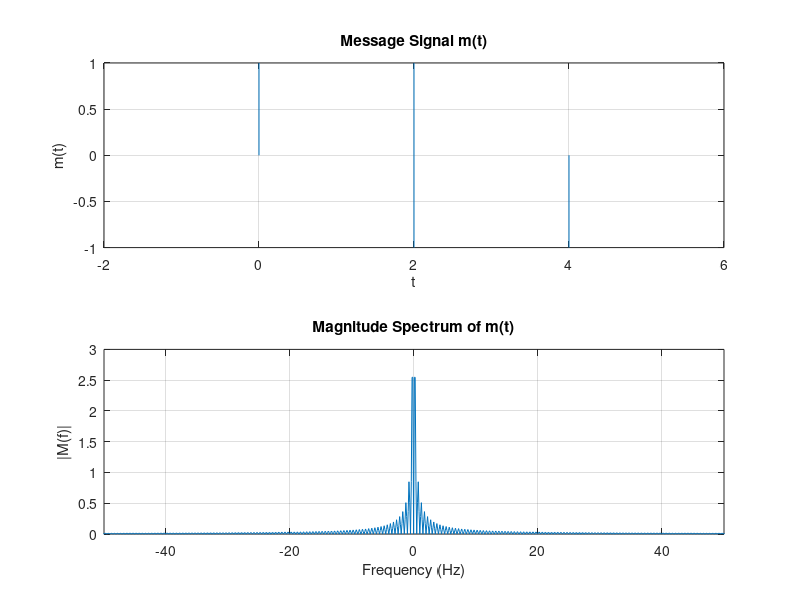
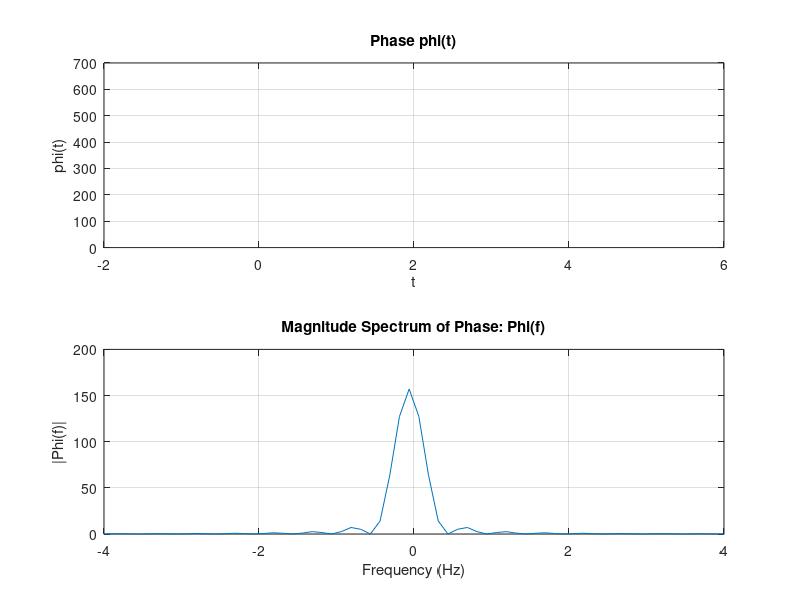
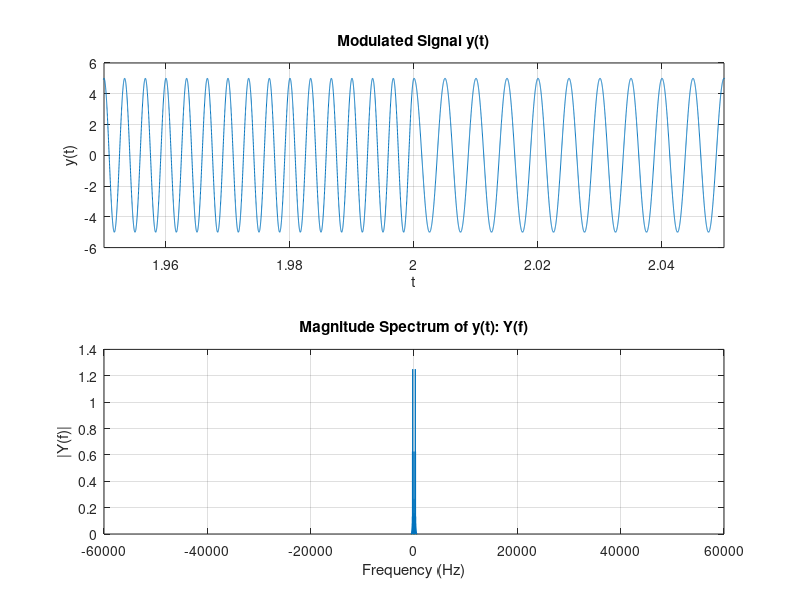
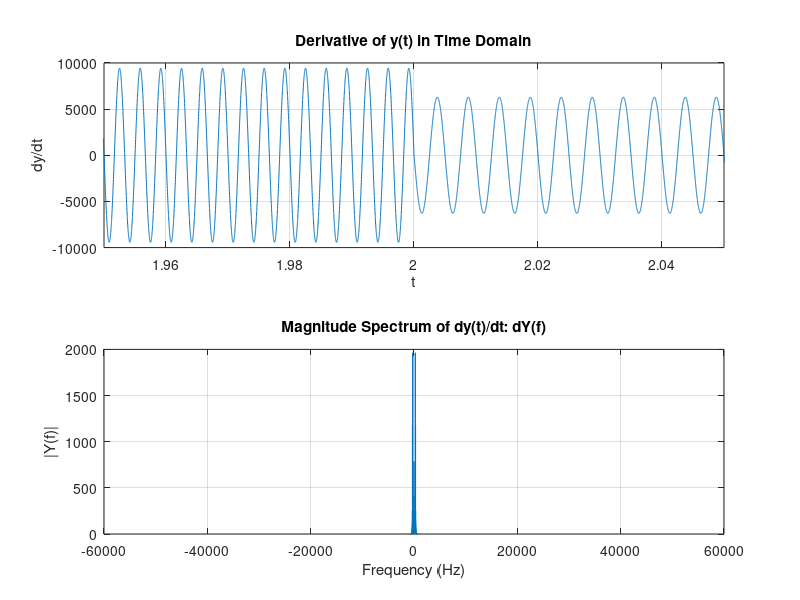

The MATLAB source for these figures, in order: (Note: this script raises an error after producing the figures.)
fs = 100000;   % Sampling frequency
Ts = 1/fs ;    % Sampling period
t = -2:Ts:6 ;  % Time vector

% Define the signal m(t)
m_t = rectpuls((t-1)/2) - rectpuls((t-3)/2);

% Plot m(t) in the time domain
figure;
subplot(2, 1, 1);
plot(t, m_t);
title('Message Signal m(t)');
xlabel('t');
ylabel('m(t)');
grid on;

% Calculate and plot the magnitude spectrum of m(t)
n = length(m_t);               % For normalize 
fshift = (-n/2:n/2-1)*(fs/n);  % Calculate f parameter
M_f = abs(fftshift(fft(m_t)))*Ts;  % Calculate M(f)

subplot(2, 1, 2);
plot(fshift, M_f);
title('Magnitude Spectrum of m(t)');
xlabel('Frequency (Hz)');
ylabel('|M(f)|');
grid on;

% Change the x-axis limits
xlim([-50, 50]);

% Calculate the phase
kf = 50;  % Frequency factor
phi_t = 2*pi*kf * cumsum(m_t) * Ts;  % Cumulative sum to get the phase

% Plot the time-domain representation of the phase
figure;
subplot(2, 1, 1);
plot(t, phi_t);
title('Phase phi(t)');
xlabel('t');
ylabel('phi(t)');
grid on;

% Calculate and plot the magnitude spectrum of the phase
n = length(phi_t);            % For normalize 
fshift = (-n/2:n/2-1)*(fs/n); % Calculate f parameter
Phi_f = abs(fftshift(fft(phi_t)))/length(phi_t);  % Calculate Phi(f)

subplot(2, 1, 2);
plot(fshift, Phi_f);
title('Magnitude Spectrum of Phase: Phi(f)');
xlabel('Frequency (Hz)');
ylabel('|Phi(f)|');
grid on;
xlim([-4, 4]);

% Define the modulated signal y(t)
y_t = 5*cos(500*pi*t + phi_t);   % y(t) = 5cos(2pi250t+ phi(t))

% Plot y(t) in the time domain
figure;
subplot(2, 1, 1);
plot(t, y_t);
title('Modulated Signal y(t)');
xlabel('t');
ylabel('y(t)');
grid on;
xlim([1.95, 2.05]);

% Calculate and plot the magnitude spectrum of y(t)
n_y = length(y_t);                    % For normalize 
fshift_y = (-n_y/2:n_y/2-1)*(fs/n_y); % Calculate f parameter
Y_f = abs(fftshift(fft(y_t)))/length(y_t); % Calculate Y(f)

subplot(2, 1, 2);
plot(fshift_y, Y_f);
title('Magnitude Spectrum of y(t): Y(f)');
xlabel('Frequency (Hz)');
ylabel('|Y(f)|');
grid on;

% Differentiation
dy_dt = diff(y_t) / Ts;

% Plot the derivative in the time domain
figure;
subplot(2, 1, 1);
plot(t(2:end), dy_dt);
title('Derivative of y(t) in Time Domain');
xlabel('t');
ylabel('dy/dt');
grid on;
xlim([1.95, 2.05]);

% Calculate and plot the magnitude spectrum of dy(t)/dt
n_dy = length(dy_dt);                     % For normalize 
fshift_dy = (-n_dy/2:n_dy/2-1)*(fs/n_dy); % Calculate f parameter
dY_f = abs(fftshift(fft(dy_dt)))/length(dy_dt); 

subplot(2, 1, 2);
plot(fshift_dy, dY_f);
title('Magnitude Spectrum of dy(t)/dt: dY(f)');
xlabel('Frequency (Hz)');
ylabel('|Y(f)|');
grid on;

% Rectification (Envelope Detection)
% Capacitor parameters
tau_d = 1e-2;   % Discharging time constant

% Initialize capacitor voltage
V_c = zeros(size(t));

V_c(1) = dy_dt(1); % Initial condition: Voltage at the first time point is the derivative of the signal
V_max = dy_dt(1);  % Initial maximum voltage
t0 = t(1);         % Initial time

for i = 2:length(dy_dt)
    % Check if the derivative is positive and greater than the previous voltage
    if dy_dt(i) > 0 && dy_dt(i)>V_c(i-1)
        % Charging phase
        if dy_dt(i) >= dy_dt(i-1)
            V_max = dy_dt(i);  % Update the maximum voltage during the charging phase
            t0 = t(i);         % Update the time when the maximum voltage occurs
            V_c(i) = dy_dt(i); % Set the capacitor voltage to the current derivative value
        % Discharging phase
        else
            % Exponential decrease during the discharging phase
            V_c(i) = V_max .* exp(-((t(i)-t0)/tau_d));
        end
    % Discharging phase
    else
        % Exponential decrease during the discharging phase
        V_c(i) = V_max .* exp(-((t(i)-t0)/tau_d));
    end
end

% Plot the envelope in the time domain
figure;
subplot(2, 1, 1);
plot(t(1:end), V_c);       % Adjusted the plotting indices
title('Envelope of y(t)');
xlabel('t');
ylabel('Envelope(t)');
grid on;
xlim([-2, 6]);

% Frequency domain representation of the envelope
n_envelope = length(V_c);
fshift_envelope = (-n_envelope/2:n_envelope/2-1)*(fs/n_envelope);
Envelope_f = fftshift(fft(V_c));

% Plot the magnitude spectrum of the envelope
subplot(2, 1, 2);
plot(fshift_envelope, abs(Envelope_f));
title('Magnitude Spectrum of Envelope: Y(f)');
xlabel('Frequency (Hz)');
ylabel('|Y(f)|');
grid on;
xlim([-50, 50]);

% Apply a low-pass filter in the frequency domain
cutoff_frequency = 20;  % Cutoff_frequency
low_pass_filter = exp(-(fshift_envelope/cutoff_frequency).^2); % Gaussian LPF formula
low_pass_filter = low_pass_filter / max(low_pass_filter);  % Normalize the filter
Filtered_Envelope_f = (Envelope_f .* low_pass_filter);

% Plot the magnitude spectrum of the filtered envelope
figure;
subplot(2, 1, 1);
plot(fshift_envelope, abs(Filtered_Envelope_f));
title('Magnitude Spectrum of Filtered Envelope');
xlabel('Frequency (Hz)');
ylabel('|Filtered Envelope(f)|');
grid on;
xlim([-50, 50]);

% Inverse Fourier transform to obtain the filtered envelope in the time domain
filtered_envelope_t = ifft(ifftshift(Filtered_Envelope_f), 'symmetric');

% Plot the filtered envelope in the time domain
subplot(2, 1, 2);
plot(t(1:end), filtered_envelope_t);
title('Filtered Envelope in Time Domain');
xlabel('t');
ylabel('Filtered Envelope(t)');
grid on;

% DC filtering
dc_filtered_envelope_t = filtered_envelope_t - mean(filtered_envelope_t);

% Plot the DC-filtered envelope in the time domain
figure;
subplot(2, 1, 1);
plot(t(1:end), dc_filtered_envelope_t);
title('DC-Filtered Envelope in Time Domain');
xlabel('t');
ylabel('DC-Filtered Envelope(t)');
grid on;

% Frequency domain representation of the DC-filtered envelope
n_dc_filtered = length(dc_filtered_envelope_t);
fshift_dc_filtered = (-n_dc_filtered/2:n_dc_filtered/2-1)*(fs/n_dc_filtered);
DC_Filtered_Envelope_f = fftshift(fft(dc_filtered_envelope_t));

% Plot the magnitude spectrum of the DC-filtered envelope
subplot(2, 1, 2);
plot(fshift_dc_filtered, abs(DC_Filtered_Envelope_f));
title('Magnitude Spectrum of DC-Filtered Envelope');
xlabel('Frequency (Hz)');
ylabel('|DC-Filtered Envelope(f)|');
grid on;
xlim([-50, 50]);

% We multiply 2pikf and 5 (from carrier) so we must divide 5*2pikf
demodmt = dc_filtered_envelope_t / (5*2*pi*kf);
figure;
subplot(2, 1, 1);
plot(t(1:end), demodmt);
title('Demodulation Signal in Time Domain');
xlabel('t');
ylabel('Demod_m(t)');
grid on;

% Frequency domain representation of the demodulated signal
n_demod = length(demodmt);
fshift_demod = (-n_demod/2:n_demod/2-1)*(fs/n_demod);
Demodmt_f = fftshift(fft(demodmt)/fs);

% Plot the magnitude spectrum of the demodulated signal
subplot(2, 1, 2);
plot(fshift_demod, abs(Demodmt_f));
title('Magnitude Spectrum of Demodulation Signal');
xlabel('Frequency (Hz)');
ylabel('|Demod_m(f)|');
grid on;
xlim([-50, 50]);

% Plot m(t) and demod_m(t) together
figure;
subplot(2, 1, 1);
plot(t, m_t, 'b');  % Blue line for m(t)
hold on;
plot(t, demodmt, 'r');  % Red line for demod_m(t)
title('Signal m(t) and Demodulated Signal in Time Domain');
xlabel('t');
ylabel('Amplitude');
legend('m(t)', 'Demod_m(t)');
grid on;

% Plot the magnitude spectrum of m(t) and demod_m(t)
subplot(2, 1, 2);
plot(fshift, M_f, 'b');  % Blue line for M(f)
hold on;
plot(fshift_demod, abs(Demodmt_f), 'r');  % Red line for Demod_m(f)
title('Magnitude Spectrum of m(t) and Demodulated Signal');
xlabel('Frequency (Hz)');
ylabel('Magnitude');
legend('|M(f)|', '|Demod_m(f)|');
grid on;
xlim([-50, 50]);